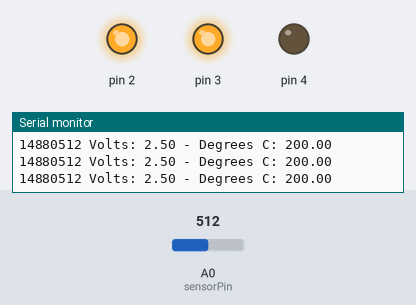
The sketch below on a simulated Arduino Uno, built with avr-gcc and run on an emulated ATmega328P. Parts: output pins drawn as LEDs (lit = HIGH), the last lines printed to the serial monitor. The test bench sets the inputs (shaded band); at power-on: A0 (sensorPin) = 512.

Above: at 1.2 s.
1.3 s: A0 (sensorPin) set to 141
4.3 s: A0 (sensorPin) set to 131
At 5.0 s:
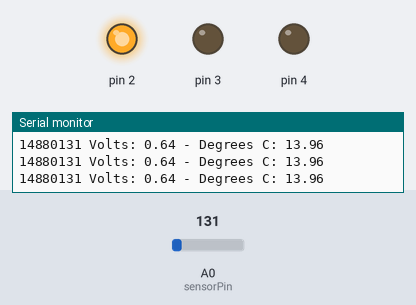
5.8 s: A0 (sensorPin) set to 122
At 7.0 s:
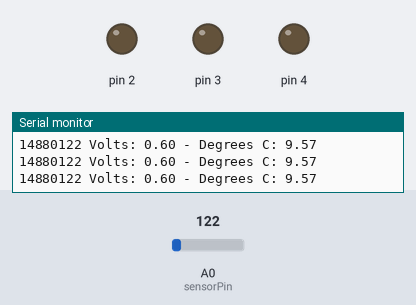
7.3 s: A0 (sensorPin) set to 511
At 8.2 s:
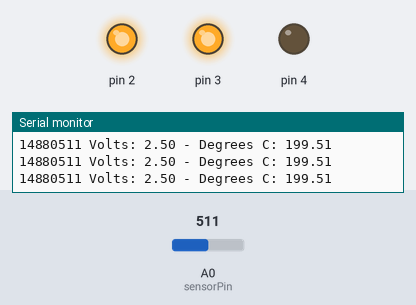
Timing chart, 0 to 9.8 s (numbered marks = the images above; inputs shaded):
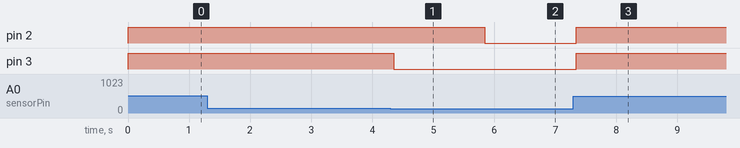

Measured:
- the behaviour switches between 132 and 131 on A0 (sensorPin) (found by bisection; images 0 and 1)
- after the input at 4.3 s, pin 3: HIGH → LOW after 0.06 s
- after the input at 5.8 s, pin 2: HIGH → LOW after 0.05 s
- after the input at 7.3 s, pin 2, pin 3: LOW → HIGH after 0.05 s

The sketch:

temp_sensor.ino
```cpp
// init vars
const int sensorPin = A0;
const float baseTemp = 10.0;

void setup() {
  // open a serial port
  Serial.begin(9600);

  // go through
  for (int pinNumber = 2; pinNumber < 5; pinNumber++) {
    pinMode(pinNumber, OUTPUT);
    digitalWrite(pinNumber, LOW);
  }
}

void loop() {
  int sensorVal = analogRead(sensorPin);
  Serial.print('Sensor Value: ');
  Serial.print(sensorVal);

  // convert reading to voltage
  float voltage = (sensorVal/1024.0) * 5.0;
  Serial.print(" Volts: ");
  Serial.print(voltage);

  Serial.print(" - Degrees C: ");
  // convert voltage to temperature in degrees
  float temp = (voltage - 0.5) * 100;
  Serial.println(temp);

  if (temp < baseTemp + 2) {
    digitalWrite(2, LOW);
    digitalWrite(3, LOW);
    digitalWrite(4, LOW);
  } else if (temp >= baseTemp + 2 && temp < baseTemp + 4) {
    digitalWrite(2, HIGH);
    digitalWrite(3, LOW);
    digitalWrite(4, LOW);
  } else if (temp >= baseTemp + 4 && temp < baseTemp + 6) {
    digitalWrite(2, HIGH);
    digitalWrite(3, HIGH);
    digitalWrite(4, LOW);
  } else if (temp >= baseTemp + 6) {
    digitalWrite(2, HIGH);
    digitalWrite(3, HIGH);
    digitalWrite(4, LOW);
  }
  delay(1);
}
```
